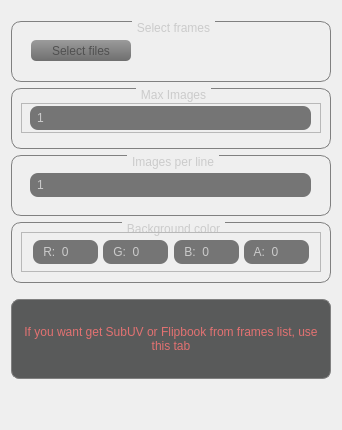
      <widget class="QWidget" name="tab_mosaic">
       <attribute name="title">
        <string>Mosaic</string>
       </attribute>
       <layout class="QGridLayout" name="gridLayout">
        <item row="2" column="0" colspan="2">
         <widget class="QGroupBox" name="groupBox_4">
          <property name="minimumSize">
           <size>
            <width>320</width>
            <height>61</height>
           </size>
          </property>
          <property name="maximumSize">
           <size>
            <width>320</width>
            <height>61</height>
           </size>
          </property>
          <property name="styleSheet">
           <string notr="true">QGroupBox {
    border: 1px solid gray;
    border-radius: 10px;
    margin-top: 1ex; /* leave space at the top for the title */
}
QGroupBox::title {
	color: rgb(203, 203, 203);
	subcontrol-origin: margin;
    subcontrol-position: top center; /* position at the top center */
    padding: 0 3px;
}
</string>
          </property>
          <property name="title">
           <string>Max Images</string>
          </property>
          <layout class="QGridLayout" name="gridLayout_38">
           <item row="0" column="0">
            <widget class="QFrame" name="fr_max_images">
             <property name="minimumSize">
              <size>
               <width>300</width>
               <height>30</height>
              </size>
             </property>
             <property name="maximumSize">
              <size>
               <width>300</width>
               <height>30</height>
              </size>
             </property>
             <property name="frameShape">
              <enum>QFrame::StyledPanel</enum>
             </property>
             <property name="frameShadow">
              <enum>QFrame::Raised</enum>
             </property>
             <layout class="QGridLayout" name="gridLayout_23">
              <property name="leftMargin">
               <number>0</number>
              </property>
              <property name="topMargin">
               <number>0</number>
              </property>
              <property name="rightMargin">
               <number>0</number>
              </property>
              <property name="bottomMargin">
               <number>0</number>
              </property>
              <property name="spacing">
               <number>0</number>
              </property>
              <item row="0" column="1">
               <widget class="QSpinBox" name="sb_max_images">
                <property name="enabled">
                 <bool>true</bool>
                </property>
                <property name="minimumSize">
                 <size>
                  <width>281</width>
                  <height>24</height>
                 </size>
                </property>
                <property name="maximumSize">
                 <size>
                  <width>281</width>
                  <height>24</height>
                 </size>
                </property>
                <property name="styleSheet">
                 <string notr="true">QSpinBox{
color: rgb(203, 203, 203);
background-color: rgb(117, 117, 117);
border-radius: 8px;
padding: 5px;
}
QSpinBox:!enabled{
background-color: rgb(100, 100, 100);
}</string>
                </property>
                <property name="wrapping">
                 <bool>false</bool>
                </property>
                <property name="buttonSymbols">
                 <enum>QAbstractSpinBox::NoButtons</enum>
                </property>
                <property name="correctionMode">
                 <enum>QAbstractSpinBox::CorrectToNearestValue</enum>
                </property>
                <property name="minimum">
                 <number>1</number>
                </property>
                <property name="maximum">
                 <number>1000</number>
                </property>
                <property name="value">
                 <number>1</number>
                </property>
               </widget>
              </item>
             </layout>
            </widget>
           </item>
          </layout>
         </widget>
        </item>
        <item row="3" column="0" colspan="2">
         <widget class="QGroupBox" name="groupBox_3">
          <property name="minimumSize">
           <size>
            <width>320</width>
            <height>61</height>
           </size>
          </property>
          <property name="maximumSize">
           <size>
            <width>320</width>
            <height>61</height>
           </size>
          </property>
          <property name="styleSheet">
           <string notr="true">QGroupBox {
    border: 1px solid gray;
    border-radius: 10px;
    margin-top: 1ex; /* leave space at the top for the title */
}
QGroupBox::title {
	color: rgb(203, 203, 203);
	subcontrol-origin: margin;
    subcontrol-position: top center; /* position at the top center */
    padding: 0 3px;
}
</string>
          </property>
          <property name="title">
           <string>Images per line</string>
          </property>
          <layout class="QGridLayout" name="gridLayout_37">
           <item row="0" column="0">
            <widget class="QFrame" name="fr_images_per_line">
             <property name="minimumSize">
              <size>
               <width>300</width>
               <height>30</height>
              </size>
             </property>
             <property name="maximumSize">
              <size>
               <width>300</width>
               <height>30</height>
              </size>
             </property>
             <property name="frameShape">
              <enum>QFrame::NoFrame</enum>
             </property>
             <property name="frameShadow">
              <enum>QFrame::Raised</enum>
             </property>
             <layout class="QGridLayout" name="gridLayout_22">
              <property name="leftMargin">
               <number>0</number>
              </property>
              <property name="topMargin">
               <number>0</number>
              </property>
              <property name="rightMargin">
               <number>0</number>
              </property>
              <property name="bottomMargin">
               <number>0</number>
              </property>
              <property name="spacing">
               <number>0</number>
              </property>
              <item row="0" column="0">
               <widget class="QSpinBox" name="sb_images_per_line">
                <property name="minimumSize">
                 <size>
                  <width>281</width>
                  <height>24</height>
                 </size>
                </property>
                <property name="maximumSize">
                 <size>
                  <width>281</width>
                  <height>24</height>
                 </size>
                </property>
                <property name="styleSheet">
                 <string notr="true">QSpinBox{
color: rgb(203, 203, 203);
background-color: rgb(117, 117, 117);
border-radius: 8px;
padding: 5px;
}</string>
                </property>
                <property name="wrapping">
                 <bool>false</bool>
                </property>
                <property name="buttonSymbols">
                 <enum>QAbstractSpinBox::NoButtons</enum>
                </property>
                <property name="correctionMode">
                 <enum>QAbstractSpinBox::CorrectToNearestValue</enum>
                </property>
                <property name="minimum">
                 <number>1</number>
                </property>
                <property name="maximum">
                 <number>100</number>
                </property>
                <property name="value">
                 <number>1</number>
                </property>
               </widget>
              </item>
             </layout>
            </widget>
           </item>
          </layout>
         </widget>
        </item>
        <item row="4" column="0" colspan="2">
         <widget class="QGroupBox" name="groupBox_5">
          <property name="minimumSize">
           <size>
            <width>320</width>
            <height>61</height>
           </size>
          </property>
          <property name="maximumSize">
           <size>
            <width>320</width>
            <height>61</height>
           </size>
          </property>
          <property name="styleSheet">
           <string notr="true">QGroupBox {
    border: 1px solid gray;
    border-radius: 10px;
    margin-top: 1ex; /* leave space at the top for the title */
}
QGroupBox::title {
	color: rgb(203, 203, 203);
	subcontrol-origin: margin;
    subcontrol-position: top center; /* position at the top center */
    padding: 0 3px;
}
</string>
          </property>
          <property name="title">
           <string>Background color</string>
          </property>
          <layout class="QGridLayout" name="gridLayout_39">
           <item row="0" column="0">
            <widget class="QFrame" name="fr_background_color">
             <property name="minimumSize">
              <size>
               <width>300</width>
               <height>20</height>
              </size>
             </property>
             <property name="maximumSize">
              <size>
               <width>300</width>
               <height>40</height>
              </size>
             </property>
             <property name="frameShape">
              <enum>QFrame::StyledPanel</enum>
             </property>
             <property name="frameShadow">
              <enum>QFrame::Raised</enum>
             </property>
             <layout class="QGridLayout" name="gridLayout_35">
              <property name="leftMargin">
               <number>0</number>
              </property>
              <property name="topMargin">
               <number>0</number>
              </property>
              <property name="rightMargin">
               <number>0</number>
              </property>
              <property name="bottomMargin">
               <number>0</number>
              </property>
              <property name="spacing">
               <number>0</number>
              </property>
              <item row="1" column="0">
               <spacer name="horizontalSpacer_2">
                <property name="orientation">
                 <enum>Qt::Horizontal</enum>
                </property>
                <property name="sizeHint" stdset="0">
                 <size>
                  <width>40</width>
                  <height>20</height>
                 </size>
                </property>
               </spacer>
              </item>
              <item row="1" column="7">
               <spacer name="hs_background_color_03">
                <property name="orientation">
                 <enum>Qt::Horizontal</enum>
                </property>
                <property name="sizeHint" stdset="0">
                 <size>
                  <width>35</width>
                  <height>20</height>
                 </size>
                </property>
               </spacer>
              </item>
              <item row="1" column="4">
               <spacer name="hs_background_color_01">
                <property name="orientation">
                 <enum>Qt::Horizontal</enum>
                </property>
                <property name="sizeHint" stdset="0">
                 <size>
                  <width>35</width>
                  <height>20</height>
                 </size>
                </property>
               </spacer>
              </item>
              <item row="1" column="8">
               <widget class="QSpinBox" name="sb_background_color_a">
                <property name="minimumSize">
                 <size>
                  <width>65</width>
                  <height>24</height>
                 </size>
                </property>
                <property name="maximumSize">
                 <size>
                  <width>60</width>
                  <height>24</height>
                 </size>
                </property>
                <property name="styleSheet">
                 <string notr="true">QSpinBox{
color: rgb(203, 203, 203);
background-color: rgb(117, 117, 117);
border-radius: 8px;
padding: 5px;
}</string>
                </property>
                <property name="wrapping">
                 <bool>false</bool>
                </property>
                <property name="buttonSymbols">
                 <enum>QAbstractSpinBox::NoButtons</enum>
                </property>
                <property name="correctionMode">
                 <enum>QAbstractSpinBox::CorrectToNearestValue</enum>
                </property>
                <property name="prefix">
                 <string> A:  </string>
                </property>
                <property name="minimum">
                 <number>0</number>
                </property>
                <property name="maximum">
                 <number>255</number>
                </property>
                <property name="value">
                 <number>0</number>
                </property>
               </widget>
              </item>
              <item row="1" column="2">
               <spacer name="hs_background_color_02">
                <property name="orientation">
                 <enum>Qt::Horizontal</enum>
                </property>
                <property name="sizeHint" stdset="0">
                 <size>
                  <width>35</width>
                  <height>20</height>
                 </size>
                </property>
               </spacer>
              </item>
              <item row="1" column="3">
               <widget class="QSpinBox" name="sb_background_color_g">
                <property name="minimumSize">
                 <size>
                  <width>65</width>
                  <height>24</height>
                 </size>
                </property>
                <property name="maximumSize">
                 <size>
                  <width>60</width>
                  <height>24</height>
                 </size>
                </property>
                <property name="styleSheet">
                 <string notr="true">QSpinBox{
color: rgb(203, 203, 203);
background-color: rgb(117, 117, 117);
border-radius: 8px;
padding: 5px;
}</string>
                </property>
                <property name="wrapping">
                 <bool>false</bool>
                </property>
                <property name="buttonSymbols">
                 <enum>QAbstractSpinBox::NoButtons</enum>
                </property>
                <property name="correctionMode">
                 <enum>QAbstractSpinBox::CorrectToNearestValue</enum>
                </property>
                <property name="prefix">
                 <string> G:  </string>
                </property>
                <property name="minimum">
                 <number>0</number>
                </property>
                <property name="maximum">
                 <number>255</number>
                </property>
                <property name="value">
                 <number>0</number>
                </property>
               </widget>
              </item>
              <item row="1" column="5">
               <widget class="QSpinBox" name="sb_background_color_b">
                <property name="minimumSize">
                 <size>
                  <width>65</width>
                  <height>24</height>
                 </size>
                </property>
                <property name="maximumSize">
                 <size>
                  <width>60</width>
                  <height>24</height>
                 </size>
                </property>
                <property name="styleSheet">
                 <string notr="true">QSpinBox{
color: rgb(203, 203, 203);
background-color: rgb(117, 117, 117);
border-radius: 8px;
padding: 5px;
}</string>
                </property>
                <property name="wrapping">
                 <bool>false</bool>
                </property>
                <property name="buttonSymbols">
                 <enum>QAbstractSpinBox::NoButtons</enum>
                </property>
                <property name="correctionMode">
                 <enum>QAbstractSpinBox::CorrectToNearestValue</enum>
                </property>
                <property name="prefix">
                 <string> B:  </string>
                </property>
                <property name="minimum">
                 <number>0</number>
                </property>
                <property name="maximum">
                 <number>255</number>
                </property>
                <property name="value">
                 <number>0</number>
                </property>
               </widget>
              </item>
              <item row="1" column="1">
               <widget class="QSpinBox" name="sb_background_color_r">
                <property name="minimumSize">
                 <size>
                  <width>65</width>
                  <height>24</height>
                 </size>
                </property>
                <property name="maximumSize">
                 <size>
                  <width>60</width>
                  <height>24</height>
                 </size>
                </property>
                <property name="styleSheet">
                 <string notr="true">QSpinBox{
color: rgb(203, 203, 203);
background-color: rgb(117, 117, 117);
border-radius: 8px;
padding: 5px;
}</string>
                </property>
                <property name="wrapping">
                 <bool>false</bool>
                </property>
                <property name="frame">
                 <bool>true</bool>
                </property>
                <property name="buttonSymbols">
                 <enum>QAbstractSpinBox::NoButtons</enum>
                </property>
                <property name="specialValueText">
                 <string/>
                </property>
                <property name="correctionMode">
                 <enum>QAbstractSpinBox::CorrectToNearestValue</enum>
                </property>
                <property name="suffix">
                 <string/>
                </property>
                <property name="prefix">
                 <string> R:  </string>
                </property>
                <property name="minimum">
                 <number>0</number>
                </property>
                <property name="maximum">
                 <number>255</number>
                </property>
                <property name="value">
                 <number>0</number>
                </property>
               </widget>
              </item>
              <item row="1" column="9">
               <spacer name="horizontalSpacer_3">
                <property name="orientation">
                 <enum>Qt::Horizontal</enum>
                </property>
                <property name="sizeHint" stdset="0">
                 <size>
                  <width>40</width>
                  <height>20</height>
                 </size>
                </property>
               </spacer>
              </item>
             </layout>
            </widget>
           </item>
          </layout>
         </widget>
        </item>
        <item row="1" column="0" colspan="2">
         <widget class="QGroupBox" name="groupBox_2">
          <property name="minimumSize">
           <size>
            <width>320</width>
            <height>61</height>
           </size>
          </property>
          <property name="maximumSize">
           <size>
            <width>320</width>
            <height>61</height>
           </size>
          </property>
          <property name="styleSheet">
           <string notr="true">QGroupBox {
    border: 1px solid gray;
    border-radius: 10px;
    margin-top: 1ex; /* leave space at the top for the title */
}
QGroupBox::title {
	color: rgb(203, 203, 203);
	subcontrol-origin: margin;
    subcontrol-position: top center; /* position at the top center */
    padding: 0 3px;
}
</string>
          </property>
          <property name="title">
           <string>Select frames</string>
          </property>
          <layout class="QGridLayout" name="gridLayout_34">
           <item row="0" column="0">
            <widget class="QFrame" name="fr_frames_path">
             <property name="minimumSize">
              <size>
               <width>280</width>
               <height>30</height>
              </size>
             </property>
             <property name="maximumSize">
              <size>
               <width>280</width>
               <height>30</height>
              </size>
             </property>
             <property name="frameShape">
              <enum>QFrame::NoFrame</enum>
             </property>
             <property name="frameShadow">
              <enum>QFrame::Raised</enum>
             </property>
             <layout class="QGridLayout" name="gridLayout_24">
              <property name="leftMargin">
               <number>0</number>
              </property>
              <property name="topMargin">
               <number>0</number>
              </property>
              <property name="rightMargin">
               <number>0</number>
              </property>
              <property name="bottomMargin">
               <number>0</number>
              </property>
              <property name="spacing">
               <number>0</number>
              </property>
              <item row="0" column="2">
               <spacer name="horizontalSpacer_9">
                <property name="orientation">
                 <enum>Qt::Horizontal</enum>
                </property>
                <property name="sizeHint" stdset="0">
                 <size>
                  <width>40</width>
                  <height>20</height>
                 </size>
                </property>
               </spacer>
              </item>
              <item row="0" column="0">
               <widget class="QPushButton" name="btn_frames_path">
                <property name="enabled">
                 <bool>true</bool>
                </property>
                <property name="minimumSize">
                 <size>
                  <width>100</width>
                  <height>21</height>
                 </size>
                </property>
                <property name="maximumSize">
                 <size>
                  <width>100</width>
                  <height>21</height>
                 </size>
                </property>
                <property name="styleSheet">
                 <string notr="true">QPushButton { /* all types of tool button */
	color: rgb(80, 80, 80);
    border-radius: 5px;
	background-color: qlineargradient(spread:pad, x1:0.489045, y1:1, x2:0.472, y2:0, stop:0 rgba(111, 111, 111, 255), stop:1 rgba(155, 155, 155, 255));
}
QPushButton:pressed {
	background-color: qlineargradient(spread:pad, x1:0.489045, y1:1, x2:0.472, y2:0, stop:0 rgba(158, 158, 158, 255), stop:1 rgba(203, 203, 203, 255));
}
QPushButton:hover {
	background-color: qlineargradient(spread:pad, x1:0.489045, y1:1, x2:0.472, y2:0, stop:0 rgba(158, 158, 158, 255), stop:1 rgba(203, 203, 203, 255));
}</string>
                </property>
                <property name="text">
                 <string>Select files</string>
                </property>
               </widget>
              </item>
             </layout>
            </widget>
           </item>
          </layout>
         </widget>
        </item>
        <item row="0" column="1">
         <spacer name="verticalSpacer_4">
          <property name="orientation">
           <enum>Qt::Vertical</enum>
          </property>
          <property name="sizeType">
           <enum>QSizePolicy::Fixed</enum>
          </property>
          <property name="sizeHint" stdset="0">
           <size>
            <width>20</width>
            <height>10</height>
           </size>
          </property>
         </spacer>
        </item>
        <item row="6" column="0" colspan="2">
         <widget class="QLabel" name="l_mosaic_tab_warning">
          <property name="minimumSize">
           <size>
            <width>320</width>
            <height>80</height>
           </size>
          </property>
          <property name="maximumSize">
           <size>
            <width>320</width>
            <height>80</height>
           </size>
          </property>
          <property name="styleSheet">
           <string notr="true">QLabel{
color: rgb(226, 113, 113);
background-color: rgb(89, 90, 90);
border-radius: 8px;
padding: 5px;
border: 1px solid gray;
}</string>
          </property>
          <property name="text">
           <string>If you want get SubUV or Flipbook from frames list, use this tab</string>
          </property>
          <property name="textFormat">
           <enum>Qt::AutoText</enum>
          </property>
          <property name="scaledContents">
           <bool>false</bool>
          </property>
          <property name="alignment">
           <set>Qt::AlignCenter</set>
          </property>
          <property name="wordWrap">
           <bool>true</bool>
          </property>
          <property name="margin">
           <number>10</number>
          </property>
         </widget>
        </item>
        <item row="7" column="0" colspan="2">
         <spacer name="verticalSpacer_6">
          <property name="orientation">
           <enum>Qt::Vertical</enum>
          </property>
          <property name="sizeHint" stdset="0">
           <size>
            <width>20</width>
            <height>40</height>
           </size>
          </property>
         </spacer>
        </item>
        <item row="5" column="0">
         <spacer name="verticalSpacer_10">
          <property name="orientation">
           <enum>Qt::Vertical</enum>
          </property>
          <property name="sizeType">
           <enum>QSizePolicy::Fixed</enum>
          </property>
          <property name="sizeHint" stdset="0">
           <size>
            <width>20</width>
            <height>10</height>
           </size>
          </property>
         </spacer>
        </item>
       </layout>
      </widget>
